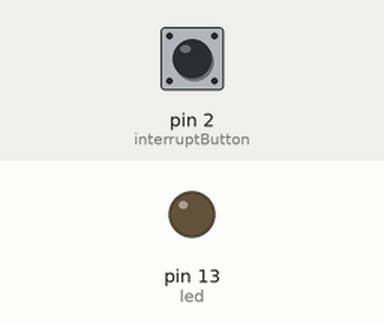
Recording of a sketch running on a simulated Arduino Uno, built with avr-gcc and run on an emulated ATmega328P. On the bench: output pins drawn as LEDs (lit = HIGH). The inputs (shaded band) are chosen by the test bench; at power-on: pin 2 (interruptButton) HIGH.

Above: at 1.2 s.
1.3 s: pin 2 (interruptButton) pulled LOW for 0.15 s
At 1.37 s:
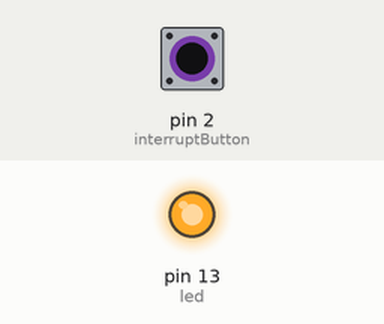
2.9 s: pin 2 (interruptButton) pulled LOW for 3.2 s
At 6.5 s:
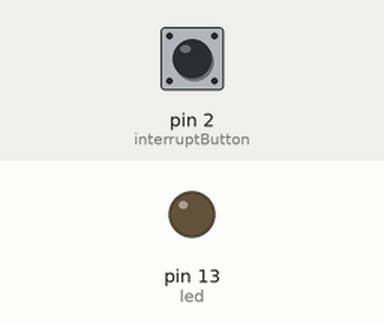
Timing chart, 0 to 8.0 s (numbered marks = the images above; inputs shaded):
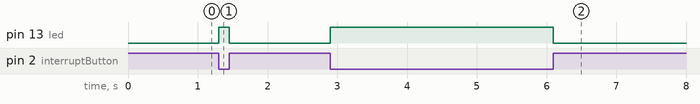

Measured:
- after the input at 1.3 s, pin 13 (led): LOW → HIGH at once, → LOW 0.15 s later
- after the input at 2.9 s, pin 13 (led): LOW → HIGH at once, → LOW 3.2 s later

The sketch:

week7.ino
```cpp
const int led = 13; //PB5
const int interruptButton = 2; //PD2, also as external interrupt 0

volatile int ledState = LOW;

void setup(){
  pinMode(led, OUTPUT);
  pinMode(interruptButton, INPUT_PULLUP);
  attachInterrupt(digitalPinToInterrupt(interruptButton), blink, CHANGE);
}

void loop(){
  digitalWrite(led, ledState); //will blink
}

void blink(){
  ledState = !ledState;
}
```
